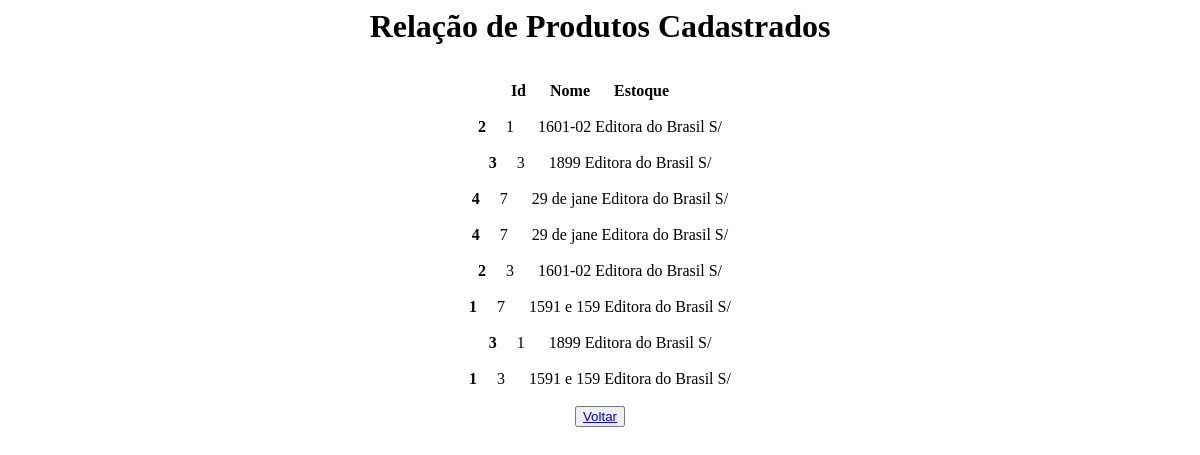
Before: /8-Aula/BD_Autoria/PHP/Listar2.php with the older database file.
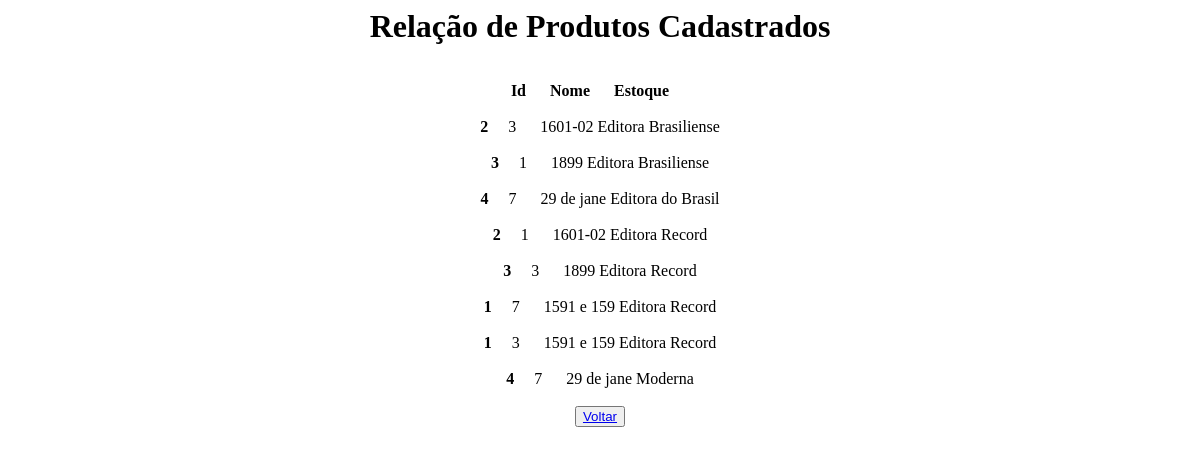
After: the same page with the newer database file.
### tables this page shows
CREATE TABLE `autoria` (
  `cod_livro` int(11) NOT NULL,
  `cod_autor` int(11) NOT NULL,
  `datalancamento` varchar(10) NOT NULL,
  `editoria` varchar(20) NOT NULL
);

### 8-Aula/BD_Autoria/PHP/Autoria.php (called while the page is built, shortened)
<?php
class Produto{
    function listar(){
        try{
            $this->conn = new Conectar();
            $sql = $this->conn->query("Select * from autoria order by editoria");
            $sql->execute();
            return $sql->fetchAll();
        }catch(PDOException $exc){
            echo "Erro ao executar consulta. " . $exc->getMessage();
        }
    }
}
?>

### 8-Aula/BD_Autoria/PHP/Listar2.php (the view, shortened to what this page needs)
<!DOCTYPE html>
<html lang="en">
<head>
</head>
<body>
    <center><section>
    <font face="Century Gothic" size="6"><b>Relação de Produtos Cadastrados</b><br><br></font>
    <?php
    include_once 'autoria.php';
    $p = new Produto();
    $pro_bd=$p-> listar();
    ?>
    <b> Id &nbsp;&nbsp;&nbsp;&nbsp; Nome &nbsp;&nbsp;&nbsp;&nbsp; Estoque &nbsp;&nbsp;&nbsp;&nbsp;</b>
    <?php
        foreach($pro_bd as $pro_mostrar){
            ?>
            <br><br>
            <b> <?php echo $pro_mostrar[0]; ?></b>&nbsp;&nbsp;&nbsp;&nbsp;
                <?php echo $pro_mostrar[1]; ?>    &nbsp;&nbsp;&nbsp;&nbsp;
                <?php echo $pro_mostrar[2]; ?>
                <?php echo $pro_mostrar[3]; ?>
            <?php
        }
            echo "<br><br><button><a href = '../index.html'>Voltar </a></button> "; ?>
    </section></center>
</body>
</html>

Changed rows visible on the page:
removed autoria: cod_livro "2", cod_autor "1", datalancamento "1601-02", editoria "Editora do Brasil S/"
removed autoria: cod_livro "3", cod_autor "3", datalancamento "1899", editoria "Editora do Brasil S/"
removed autoria: cod_livro "4", cod_autor "7", datalancamento "29 de jane", editoria "Editora do Brasil S/"
removed autoria: cod_livro "4", cod_autor "7", datalancamento "29 de jane", editoria "Editora do Brasil S/"
removed autoria: cod_livro "2", cod_autor "3", datalancamento "1601-02", editoria "Editora do Brasil S/"
removed autoria: cod_livro "1", cod_autor "7", datalancamento "1591 e 159", editoria "Editora do Brasil S/"
removed autoria: cod_livro "3", cod_autor "1", datalancamento "1899", editoria "Editora do Brasil S/"
removed autoria: cod_livro "1", cod_autor "3", datalancamento "1591 e 159", editoria "Editora do Brasil S/"
added autoria: cod_livro "2", cod_autor "3", datalancamento "1601-02", editoria "Editora Brasiliense"
added autoria: cod_livro "3", cod_autor "1", datalancamento "1899", editoria "Editora Brasiliense"
added autoria: cod_livro "4", cod_autor "7", datalancamento "29 de jane", editoria "Editora do Brasil"
added autoria: cod_livro "2", cod_autor "1", datalancamento "1601-02", editoria "Editora Record"
added autoria: cod_livro "3", cod_autor "3", datalancamento "1899", editoria "Editora Record"
added autoria: cod_livro "1", cod_autor "7", datalancamento "1591 e 159", editoria "Editora Record"
added autoria: cod_livro "1", cod_autor "3", datalancamento "1591 e 159", editoria "Editora Record"
added autoria: cod_livro "4", cod_autor "7", datalancamento "29 de jane", editoria "Moderna"
